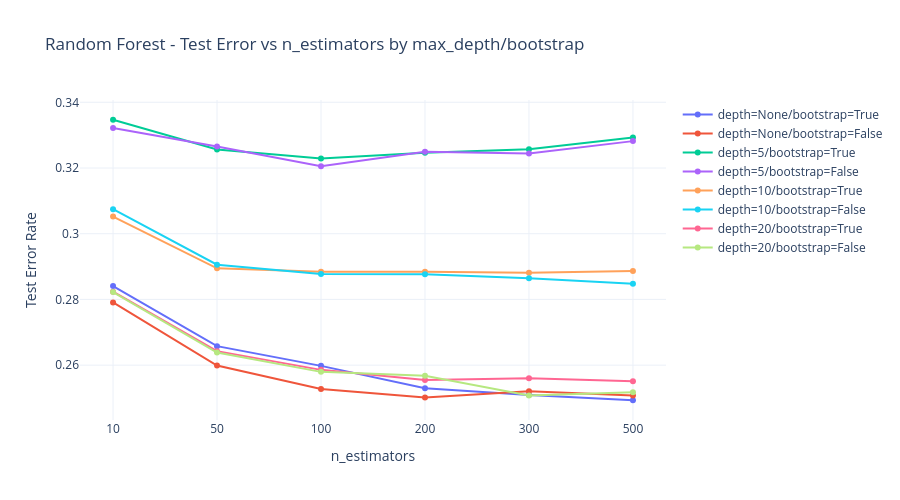

The code cell stored with this chart in its notebook:
### Markdown cell above
## **Random Forest**

### Code cell
n_estimators_range  = [10, 50, 100, 200, 300, 500]
n_estimators_strings = [str(n) for n in n_estimators_range]

max_depth_range = [None, 5, 10, 20]
bootstrap_range = [True, False]

rf_combos = [
    (depth, option) for depth in max_depth_range for option in bootstrap_range
]

rf_results = {}

for i, (depth, boot) in enumerate(rf_combos, 1):
    label = f"depth={'None' if depth is None else depth}/bootstrap={boot}"
    print(f"[{i}/{len(rf_combos)}] Fitting: {label}")
    rf_train_errors = []
    rf_test_errors  = []
    for n in n_estimators_range:
        rf = RandomForestClassifier(n_estimators=n, max_depth=depth, bootstrap=boot, random_state=42, 
                                    n_jobs=-1)
        rf.fit(X_train_scaled, y_train)
        rf_train_errors.append(1 - rf.score(X_train_scaled, y_train))
        rf_test_errors.append(1 - rf.score(X_test_scaled, y_test))
        print(f"n_estimators={str(n):<6}  Train Error: {rf_train_errors[-1]:.4f}  Test Error: {rf_test_errors[-1]:.4f}")
    rf_results[label] = {'train': rf_train_errors, 'test': rf_test_errors}

fig = go.Figure()
for combo, errors in rf_results.items():
    fig.add_trace(go.Scatter(
        x=n_estimators_strings, y=errors['test'],
        mode='lines+markers', name=combo
    ))

fig.update_layout(
    title='Random Forest - Test Error vs n_estimators by max_depth/bootstrap',
    xaxis_title='n_estimators',
    yaxis_title='Test Error Rate',
    template='plotly_white',
    height=500
)
fig.show()

best_rf_label, best_n, best_n_idx, best_rf_err = None, None, None, 1.0

for combo, errors in rf_results.items():
    idx = errors['test'].index(min(errors['test']))
    if errors['test'][idx] < best_rf_err:
        best_rf_err    = errors['test'][idx]
        best_rf_label  = combo
        best_n_idx     = idx
        best_n         = n_estimators_range[idx]

depth_choice, boot_choice = best_rf_label.split('/')
best_depth = None if 'None' in depth_choice else int(depth_choice.split('=')[1])
best_bootstrap = boot_choice.split('=')[1] == 'True'

print(f"Best combo: {best_rf_label}")
print(f"Best n_estimators: {best_n}")
print(f"Train error: {rf_results[best_rf_label]['train'][best_n_idx]:.4f}")
print(f"Test error: {best_rf_err:.4f}")

### Figure 1 — Plotly figure (JSON) as saved in the notebook; plotly's stock layout.template omitted (floating-point values rounded to 4 significant figures)
{"data": [{"mode": "lines+markers", "name": "depth=None/bootstrap=True", "type": "scatter", "x": ["10", "50", "100", "200", "300", "500"], "y": [0.2841, 0.2658, 0.2598, 0.253, 0.2509, 0.2493]}, {"mode": "lines+markers", "name": "depth=None/bootstrap=False", "type": "scatter", "x": ["10", "50", "100", "200", "300", "500"], "y": [0.2791, 0.2599, 0.2528, 0.2501, 0.2521, 0.2507]}, {"mode": "lines+markers", "name": "depth=5/bootstrap=True", "type": "scatter", "x": ["10", "50", "100", "200", "300", "500"], "y": [0.3347, 0.3256, 0.3229, 0.3246, 0.3257, 0.3293]}, {"mode": "lines+markers", "name": "depth=5/bootstrap=False", "type": "scatter", "x": ["10", "50", "100", "200", "300", "500"], "y": [0.3321, 0.3266, 0.3206, 0.3249, 0.3244, 0.3282]}, {"mode": "lines+markers", "name": "depth=10/bootstrap=True", "type": "scatter", "x": ["10", "50", "100", "200", "300", "500"], "y": [0.3052, 0.2895, 0.2884, 0.2884, 0.2881, 0.2886]}, {"mode": "lines+markers", "name": "depth=10/bootstrap=False", "type": "scatter", "x": ["10", "50", "100", "200", "300", "500"], "y": [0.3074, 0.2906, 0.2877, 0.2876, 0.2864, 0.2848]}, {"mode": "lines+markers", "name": "depth=20/bootstrap=True", "type": "scatter", "x": ["10", "50", "100", "200", "300", "500"], "y": [0.2823, 0.2643, 0.2586, 0.2555, 0.256, 0.2551]}, {"mode": "lines+markers", "name": "depth=20/bootstrap=False", "type": "scatter", "x": ["10", "50", "100", "200", "300", "500"], "y": [0.2822, 0.2638, 0.258, 0.2567, 0.2507, 0.2518]}], "layout": {"height": 500, "title": {"text": "Random Forest - Test Error vs n_estimators by max_depth/bootstrap"}, "xaxis": {"title": {"text": "n_estimators"}}, "yaxis": {"title": {"text": "Test Error Rate"}}}}
